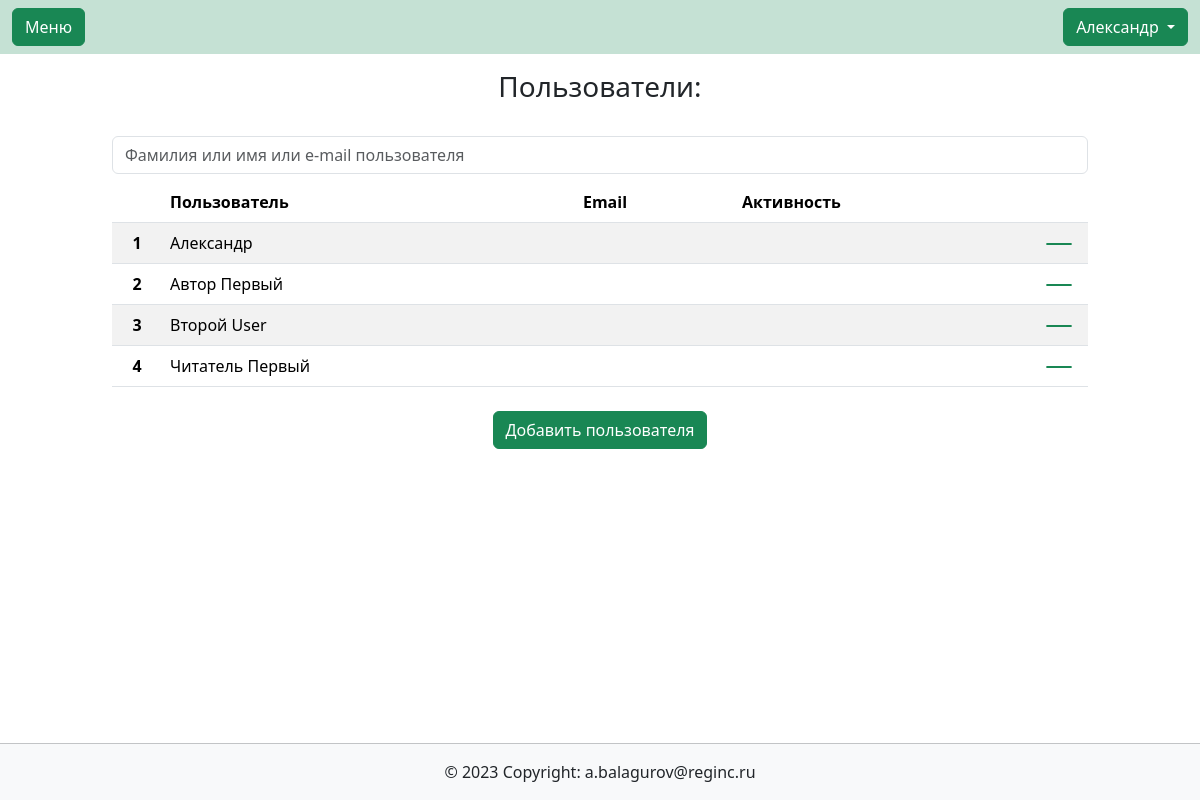
/users/listusers/ (signed in), run on the app's committed database.
### users/models.py (models this page shows)
class User(AbstractUser):
    description = models.CharField(max_length=150, blank=True, verbose_name='Занимаемая должность',)
    class Meta:
        verbose_name_plural = 'Пользователи'
        default_permissions = ()
        permissions = [
            ('edit_profile', 'Сan change his profile data'),
            ('user_administration', 'Can add, change and delete user data')
        ]
    def get_absolute_url(self):
        return reverse('users:profile', kwargs={'id': self.id})

### users/views.py (the view)
# urls.py: path('listusers/', views.listusers, name='listusers'),
@permission_required('users.user_administration', raise_exception=True)
def listusers(request):
    customers = User.objects.all().order_by('last_name')
    context = {
        'customers': customers,
    }
    return render(request, 'users/listusers.html', context)

### users/templates/users/listusers.html (shortened to what this page needs)
{% extends  'base.html' %}
{% load bootstrap_icons %}
{% block content %}
    <h3 class="text-center py-3">Пользователи:</h3>
    <div class="container col-12 col-md-10">
        <input class="form-control my-2" type="text" placeholder="Фамилия или имя или e-mail пользователя" id="search-user" onkeyup="tableSearch()" >
    </div>
    <div class="container col-12 col-md-10">
    <table class="table table-striped" id="user-table">
        <thead>
          <tr>
            <th scope="col"></th>
            <th scope="col">Пользователь</th>
            <th scope="col">Email</th>
            <th scope="col">Активность</th>
            <th scope="col"></th>
          </tr>
        </thead>
        <tbody>
        {% for customer in customers %}
            <tr class="my-auto align-items-center">
                <th scope="row" class="my-auto py-auto text-center" style="width: 50px;">{{ forloop.counter }}</th>
                <td class="my-auto py-auto">{{ customer.last_name }} {{ customer.first_name }}</td>
                <td class="my-auto py-auto">{{ customer.email }}</td>
                <td class="my-auto py-auto">{% if customer.is_active %}{% bs_icon 'check-circle' size='1.5em' %}{% else %}{% bs_icon 'x-circle' size='1.5em' %}{% endif %}</td>
                <td class="my-auto py-auto" style="width: 50px;"><a class="btn btn-success py-0 my-0" href="{{ customer.get_absolute_url }}">{% bs_icon 'pencil-fill' size='1em' %}</a></td>
            </tr>
        {% endfor %}
        </tbody>
    </table>
    <div class="d-flex align-items-center justify-content-center py-2">
        <a class="btn btn-success" href="{% url 'users:registration' %}" role="button">Добавить пользователя</a>
    </div>
</div>
{% endblock content %}

### all_apps/templates/header.html (shortened to what this page needs)
{% load bootstrap_icons %}
<nav class="navbar navbar-expand-lg navbar-light" style="background-color: #C5E1D4;">
    <div class="container-fluid">
        <a class="btn btn-success" data-bs-toggle="offcanvas" href="#offcanvasExample" role="button" aria-controls="offcanvasExample">
            {% bs_icon 'list' size='1.5em' %} Меню
        </a>
        {% if user.is_authenticated %}
            <div class="dropdown ms-3" style="background-color: #C5E1D4;">
                <button class="btn btn-success dropdown-toggle" id="bd-versions" data-bs-toggle="dropdown" aria-expanded="false" data-bs-display="static">
                    {{ user.last_name }} {{ user.first_name }}
                </button>
            </div>
        {% endif %}
    </div>
  </nav>

### main/static/main/css/style.css (style rules this page uses)
body { min-height: 100vh; position: relative; margin: 0; padding-bottom: 55px; box-sizing: border-box; }

### data on the page
User: first_name "Александр"
User: last_name "Автор", first_name "Первый"
User: last_name "Второй", first_name "User"
User: last_name "Читатель", first_name "Первый"
